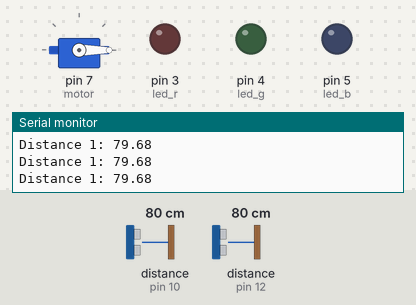
Bench run of a sketch on a simulated Arduino Uno, built with avr-gcc and run on an emulated ATmega328P. Parts: servo, output pins drawn as LEDs (lit = HIGH), the last lines printed to the serial monitor. Wiring (inferred from the names in the program): ultrasonic range finder: trigger pin 9; echo pin 10. Inputs (shaded band) come from the test bench; at power-on: distance to the obstacle (sensors on pin 10, pin 12) 80 cm. The echo pulse lasts 58.3 µs per cm; pins used as bus, display or sensor lines are not drawn.

Above: at 1.2 s.
1.3 s: distance to the obstacle (sensor on pin 10) set to 10 cm
4.3 s: distance to the obstacle (sensor on pin 10) set to 7 cm
At 4.8 s:
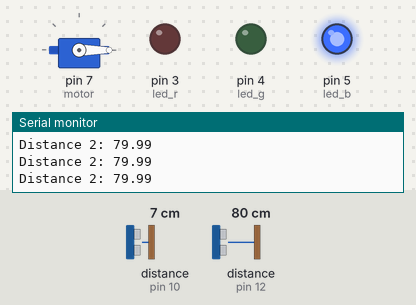
Timing chart, 0 to 7.3 s (numbered marks = the images above; inputs shaded):
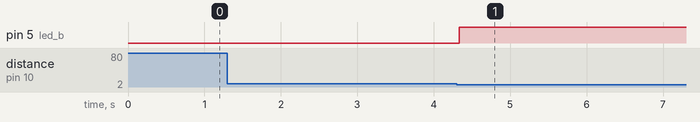

The sketch:

automated-speed-bump.ino
```cpp
#include <Servo.h>

const int led_r = 3;
const int led_g = 4;
const int led_b = 5;

const int trig_pin_1 = 9;
const int echo_pin_1 = 10;
const int trig_pin_2 = 11;
const int echo_pin_2 = 12;

const int motor = 7;

Servo MG995_Servo;

const int motor_rotation_speed = 15;
const int motor_attach_delay = 3000;

const float space_between = 14;
const float speed_limit = 0.7;

const float min_distance = 2;
const float max_distance = 8;
const int default_angle = 0;
const int max_angle = 180;

void setup() {
  Serial.begin(9600);
  pinMode(led_r, OUTPUT);
  pinMode(led_g, OUTPUT);
  pinMode(led_b, OUTPUT);

  pinMode(trig_pin_1, OUTPUT);
  pinMode(echo_pin_1, INPUT);
  pinMode(trig_pin_2, OUTPUT);
  pinMode(echo_pin_2, INPUT);

  MG995_Servo.attach(motor);
  MG995_Servo.write(default_angle);
}

float get_distance(int trig_pin, int echo_pin, int sensor_num) {
  digitalWrite(trig_pin, LOW);
  delayMicroseconds(2);
  digitalWrite(trig_pin, HIGH);
  delayMicroseconds(10);
  digitalWrite(trig_pin, LOW);

  float duration, distance;
  duration = pulseIn(echo_pin, HIGH);
  distance = (duration*.0343)/2;
  Serial.print("Distance ");
  Serial.print(sensor_num);
  Serial.print(": ");
  Serial.println(distance);

  return distance;
}

int start_timer() {
  float start_ms = millis();
  while (true) {
    float distance_2 = get_distance(trig_pin_2, echo_pin_2, 2);
    if (min_distance < distance_2 && distance_2 < max_distance) {
      float end_ms = millis();
      return end_ms - start_ms;
    }
  }
}

void speed_bump() {
  for (int angle = 0; angle < max_angle; angle++) {
    MG995_Servo.write(angle);
    delay(motor_rotation_speed);
  }

  MG995_Servo.detach();
  delay(motor_attach_delay);
  MG995_Servo.attach(motor);

  MG995_Servo.write(default_angle);
  delay(max_angle * motor_rotation_speed);
  MG995_Servo.detach();
  delay(motor_attach_delay);
  MG995_Servo.attach(motor);
}

void loop() {
  float distance_1 = get_distance(trig_pin_1, echo_pin_1, 1);
  if (min_distance < distance_1 && distance_1 < max_distance) {
    digitalWrite(led_b, HIGH);
    int time_ms = start_timer();
    digitalWrite(led_b, LOW);

    double speed = ((space_between/100.0) / (time_ms/1000.0)) * 3.6;
    Serial.print("Speed: ");
    Serial.print(speed, 2);
    Serial.println(" kmh");

    if (speed > speed_limit) {
      digitalWrite(led_r, HIGH);
      speed_bump();
      digitalWrite(led_r, LOW);
    } else {
      digitalWrite(led_g, HIGH);
      delay(max_angle*motor_rotation_speed + 2*motor_attach_delay);
      digitalWrite(led_g, LOW);
    }
  }
}
```

Measured:
- the behaviour switches between 9 and 8 cm on distance to the obstacle (sensor on pin 10) (found by bisection; images 0 and 1)
- after the input at 4.3 s, pin 5 (led_b): LOW → HIGH at once
